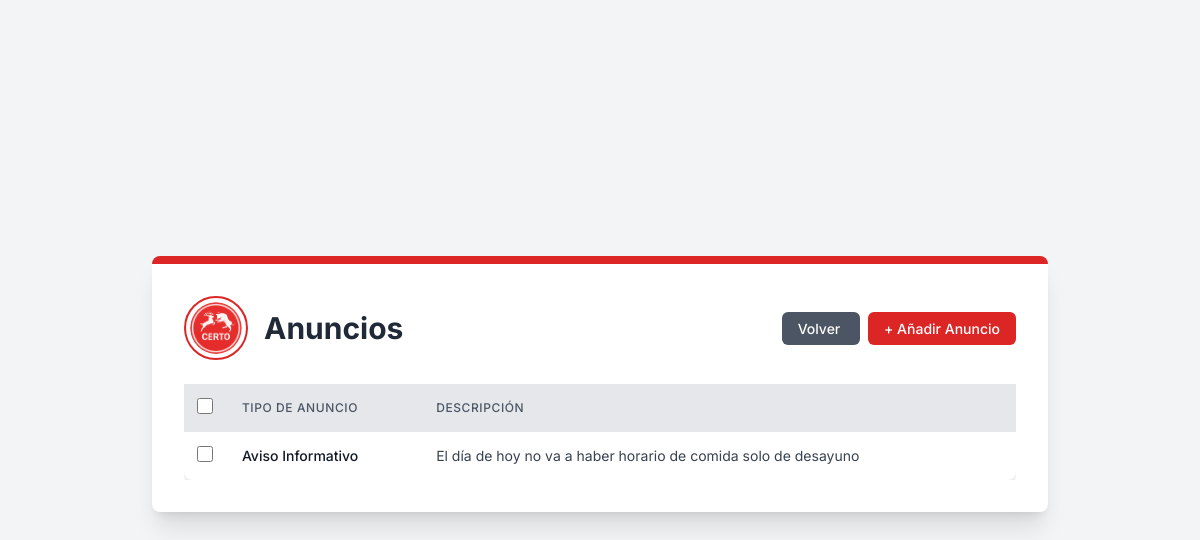
The page /comedor/ads/ (signed in) on the database its author committed.
### comedor/models.py (models this page shows, shortened)
class Noticias(models.Model):
    titulo = models.CharField(max_length=100)
    contenido = models.TextField()
    activo = models.BooleanField(default=True)
    autor = models.ForeignKey(Usuarios, on_delete=models.CASCADE)
    fecha = models.DateField(auto_now=True)

### comedor/views.py (the view)
# urls.py: path("ads/", views.ads, name="ads"),
def ads(request):
    if request.user.is_authenticated:
        noticiaList = Noticias.objects.all()
        return render(request, 'Ads/ads_list_view.html', {'noticias': noticiaList})
    else:
        return redirect('core:signInUp')

### comedor/templates/Ads/ads_list_view.html (shortened to what this page needs)
{% extends "main.html" %} {% load static %}{% block content %}
    <div
      class="bg-white p-8 rounded-lg shadow-xl max-w-4xl w-full border-t-8 border-primary-red mb-8"
    >
      <div class="flex flex-col md:flex-row items-center justify-between mb-6">
        <div class="flex items-center mb-4 md:mb-0">
          <img
            src="{% static 'img/logos/logo.png' %}"
            alt="Logo de la Cafetería Certo"
            class="w-16 h-16 rounded-full border-2 border-primary-red p-1 object-cover mr-4"
          />
          <h1 class="text-3xl font-bold text-gray-800">
            Anuncios
          </h1>
        </div>
        <div class="text-right">
          <a
            href="/core/dashboard"
            class="px-4 py-2 text-sm font-medium text-white bg-gray-600 rounded-md hover:bg-gray-700 transition duration-300 ease-in-out mr-2"
          >
            Volver
        </a>
          <a
            href="{% url 'comedor:createAds' %}"
            class="px-4 py-2 text-sm font-medium text-white bg-primary-red rounded-md hover:bg-red-700 transition duration-300 ease-in-out"
          >
            + Añadir Anuncio
          </a>
        </div>
      </div>
    <div class="overflow-x-auto">
    <form
      id="deleteForm"
      method="post"
      action="{% url 'core:bulk_delete' 'ads' 'comedor:ads' %}"
    >
      <table class="min-w-full bg-white rounded-lg shadow-custom">
        <thead class="bg-gray-200">
          <tr>
            <th class="py-3 px-2 text-center">
              <input
                type="checkbox"
                id="selectAll"
                class="form-checkbox h-4 w-4 text-primary-red"
              />
            </th>
            <th
              class="py-3 px-4 text-left text-xs font-medium text-gray-600 uppercase tracking-wider"
            >
              Tipo de Anuncio
            </th>
            <th
              class="py-3 px-4 text-left text-xs font-medium text-gray-600 uppercase tracking-wider"
            >
              Descripción
            </th>
          </tr>
        </thead>
        <tbody class="divide-y divide-gray-200">
          {% for noticia in noticias %}
          <tr class="hover:bg-gray-50">
            <td class="py-3 px-2 text-center">
              <input
                type="checkbox"
                name="selected_ids"
                value="{{ noticia.id }}"
                class="rowCheckbox form-checkbox h-4 w-4 text-primary-red"
              />
            </td>
            <td
              class="py-3 px-4 whitespace-nowrap text-sm font-medium text-gray-900"
            >
              {{ noticia.titulo }}
            </td>
            <td class="py-3 px-4 whitespace-nowrap text-sm text-gray-700">
              {{ noticia.contenido }}
            </td>
          </tr>
          {% endfor %}
        </tbody>
      </table>
    </div>
    </div>
{% endblock %}

### static/css/main.css (style rules this page uses)
body { font-family: "Inter", sans-serif; background-color: #f3f4f6; }
.bg-primary-red { background-color: #dc2626; }
.text-primary-red { color: #dc2626; }
.border-primary-red { border-color: #dc2626; }
.shadow-custom { box-shadow: 0 4px 6px -1px rgba(0, 0, 0, 0.1), 0 2px 4px -1px rgba(0, 0, 0, 0.06); }

### rows shown on the page
Noticias: titulo "Aviso Informativo", contenido "El día de hoy no va a haber horario de comida solo de desayuno"
